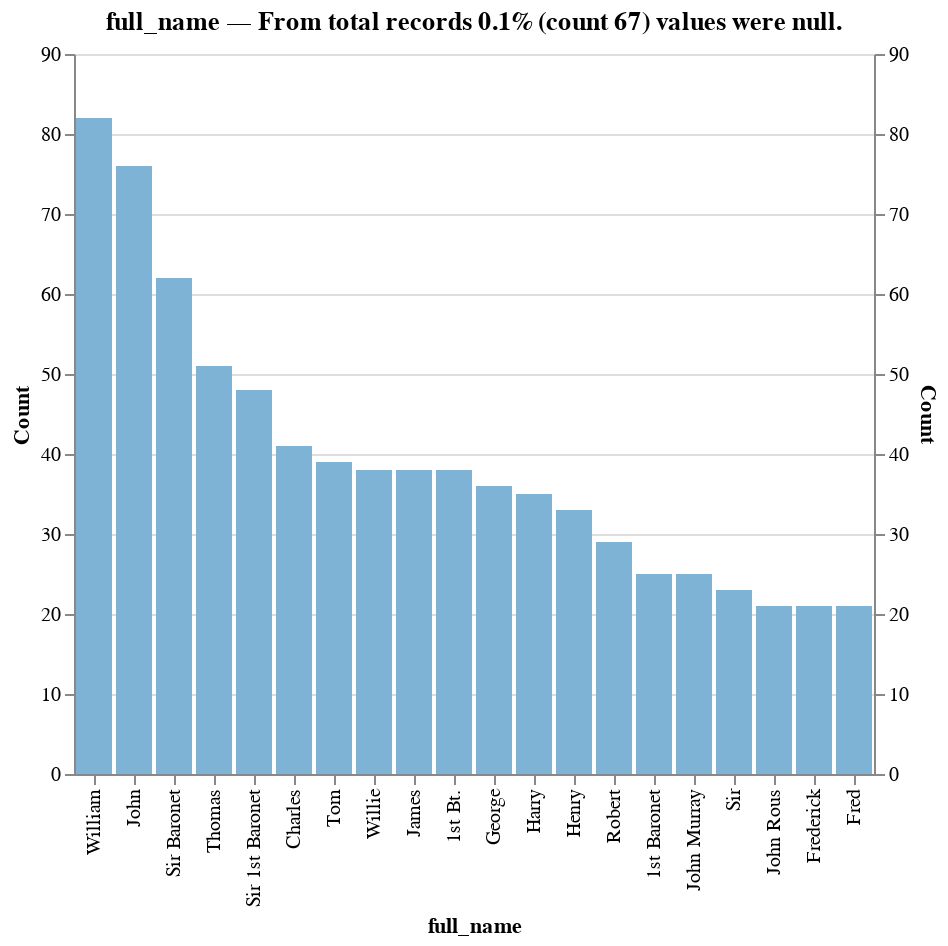
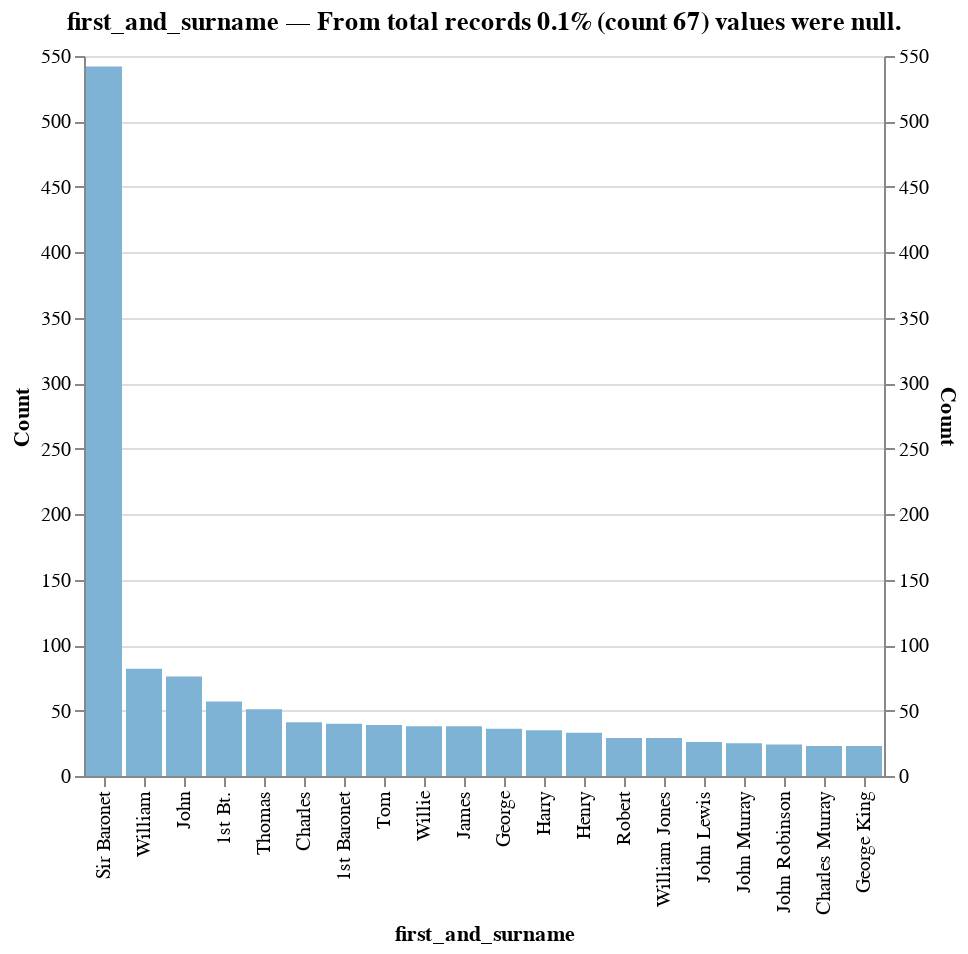
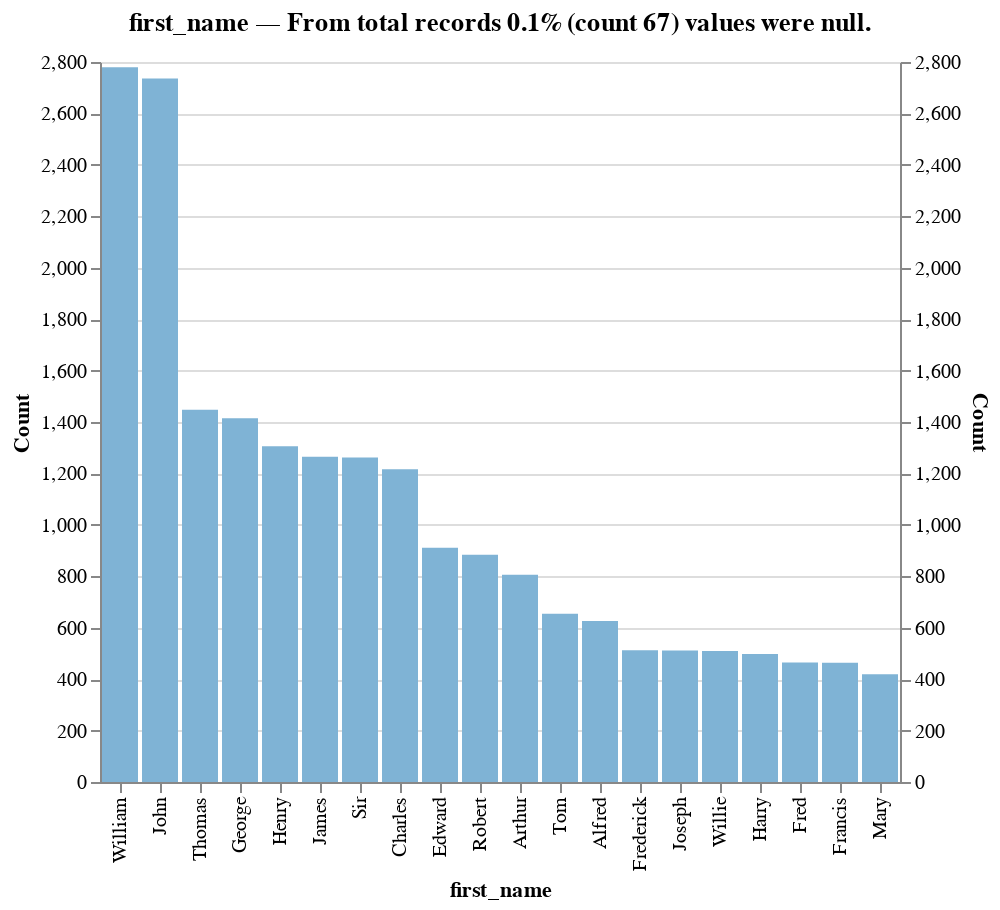
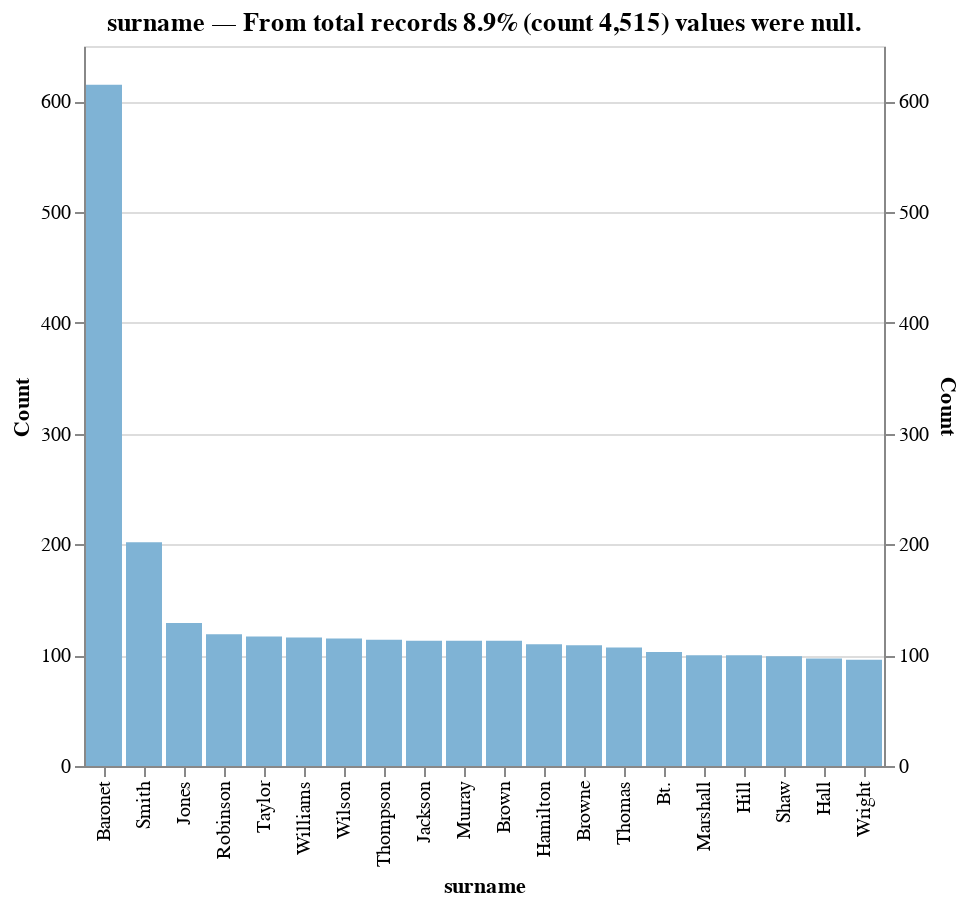

Source (notebook cell) for these figures, in order:
### Code cell
from value_reports import ValueDistributionReport

try:
    results = vd_report.analyze_all_columns(top_n=10, show_individual_plots=True)
    print("📊 Value Distribution Analysis Complete!")
    print(f"✅ Analyzed {len(results)} columns with clean, sanitized data")
except Exception as e:
    print(f"Error during analysis: {str(e)}")
    import traceback
    traceback.print_exc()  # Print full stack trace for debugging

### Figure 1 — Vega-Lite specification as saved in the notebook (floating-point values rounded to 4 significant figures)
{"config": {"view": {"continuousWidth": 300, "continuousHeight": 300}}, "layer": [{"mark": {"type": "bar"}, "encoding": {"color": {"condition": {"param": "param_1", "value": "#1f77b4", "empty": false}, "value": "#7fb3d5"}, "tooltip": [{"field": "full_name", "title": "full_name", "type": "nominal"}, {"field": "Count", "type": "quantitative"}], "x": {"field": "full_name", "sort": "-y", "title": "full_name", "type": "nominal"}, "y": {"field": "Count", "type": "quantitative"}}, "name": "view_1"}, {"mark": {"type": "text", "color": "black", "dy": -5}, "encoding": {"opacity": {"condition": {"param": "show_values", "value": 1.0}, "value": 0.0}, "text": {"field": "Count", "format": ",", "type": "quantitative"}, "x": {"field": "full_name", "sort": "-y", "type": "nominal"}, "y": {"field": "Count", "type": "quantitative"}}}], "data": {"name": "data-d1567cb11be020959474abd12af8716d"}, "height": 360, "params": [{"name": "param_1", "select": {"type": "point", "fields": ["full_name"], "nearest": true, "on": "mouseover"}, "views": ["view_1"]}, {"name": "show_values", "bind": {"input": "checkbox", "name": "Show values"}, "value": false}], "resolve": {"scale": {"y": "independent"}}, "title": "full_name — From total records 0.1% (count 67) values were null.", "$schema": "https://vega.github.io/schema/vega-lite/v5.20.1.json", "datasets": {"data-d1567cb11be020959474abd12af8716d": [{"full_name": "William", "Count": 82}, {"full_name": "John", "Count": 76}, {"full_name": "Sir Baronet", "Count": 62}, {"full_name": "Thomas", "Count": 51}, {"full_name": "Sir 1st Baronet", "Count": 48}, {"full_name": "Charles", "Count": 41}, {"full_name": "Tom", "Count": 39}, {"full_name": "Willie", "Count": 38}, {"full_name": "James", "Count": 38}, {"full_name": "1st Bt.", "Count": 38}, {"full_name": "George", "Count": 36}, {"full_name": "Harry", "Count": 35}, {"full_name": "Henry", "Count": 33}, {"full_name": "Robert", "Count": 29}, {"full_name": "1st Baronet", "Count": 25}, {"full_name": "John Murray", "Count": 25}, {"full_name": "Sir", "Count": 23}, {"full_name": "John Rous", "Count": 21}, {"full_name": "Frederick", "Count": 21}, {"full_name": "Fred", "Count": 21}]}}

### Figure 2 — Vega-Lite specification as saved in the notebook (floating-point values rounded to 4 significant figures)
{"config": {"view": {"continuousWidth": 300, "continuousHeight": 300}}, "layer": [{"mark": {"type": "bar"}, "encoding": {"color": {"condition": {"param": "param_2", "value": "#1f77b4", "empty": false}, "value": "#7fb3d5"}, "tooltip": [{"field": "first_and_surname", "title": "first_and_surname", "type": "nominal"}, {"field": "Count", "type": "quantitative"}], "x": {"field": "first_and_surname", "sort": "-y", "title": "first_and_surname", "type": "nominal"}, "y": {"field": "Count", "type": "quantitative"}}, "name": "view_2"}, {"mark": {"type": "text", "color": "black", "dy": -5}, "encoding": {"opacity": {"condition": {"param": "show_values", "value": 1.0}, "value": 0.0}, "text": {"field": "Count", "format": ",", "type": "quantitative"}, "x": {"field": "first_and_surname", "sort": "-y", "type": "nominal"}, "y": {"field": "Count", "type": "quantitative"}}}], "data": {"name": "data-d38d6739db14ca15c63e0535e8acf48d"}, "height": 360, "params": [{"name": "param_2", "select": {"type": "point", "fields": ["first_and_surname"], "nearest": true, "on": "mouseover"}, "views": ["view_2"]}, {"name": "show_values", "bind": {"input": "checkbox", "name": "Show values"}, "value": false}], "resolve": {"scale": {"y": "independent"}}, "title": "first_and_surname — From total records 0.1% (count 67) values were null.", "$schema": "https://vega.github.io/schema/vega-lite/v5.20.1.json", "datasets": {"data-d38d6739db14ca15c63e0535e8acf48d": [{"first_and_surname": "Sir Baronet", "Count": 542}, {"first_and_surname": "William", "Count": 82}, {"first_and_surname": "John", "Count": 76}, {"first_and_surname": "1st Bt.", "Count": 57}, {"first_and_surname": "Thomas", "Count": 51}, {"first_and_surname": "Charles", "Count": 41}, {"first_and_surname": "1st Baronet", "Count": 40}, {"first_and_surname": "Tom", "Count": 39}, {"first_and_surname": "Willie", "Count": 38}, {"first_and_surname": "James", "Count": 38}, {"first_and_surname": "George", "Count": 36}, {"first_and_surname": "Harry", "Count": 35}, {"first_and_surname": "Henry", "Count": 33}, {"first_and_surname": "Robert", "Count": 29}, {"first_and_surname": "William Jones", "Count": 29}, {"first_and_surname": "John Lewis", "Count": 26}, {"first_and_surname": "John Murray", "Count": 25}, {"first_and_surname": "John Robinson", "Count": 24}, {"first_and_surname": "Charles Murray", "Count": 23}, {"first_and_surname": "George King", "Count": 23}]}}

### Figure 3 — Vega-Lite specification as saved in the notebook (floating-point values rounded to 4 significant figures)
{"config": {"view": {"continuousWidth": 300, "continuousHeight": 300}}, "layer": [{"mark": {"type": "bar"}, "encoding": {"color": {"condition": {"param": "param_3", "value": "#1f77b4", "empty": false}, "value": "#7fb3d5"}, "tooltip": [{"field": "first_name", "title": "first_name", "type": "nominal"}, {"field": "Count", "type": "quantitative"}], "x": {"field": "first_name", "sort": "-y", "title": "first_name", "type": "nominal"}, "y": {"field": "Count", "type": "quantitative"}}, "name": "view_3"}, {"mark": {"type": "text", "color": "black", "dy": -5}, "encoding": {"opacity": {"condition": {"param": "show_values", "value": 1.0}, "value": 0.0}, "text": {"field": "Count", "format": ",", "type": "quantitative"}, "x": {"field": "first_name", "sort": "-y", "type": "nominal"}, "y": {"field": "Count", "type": "quantitative"}}}], "data": {"name": "data-2509a8b443182708e4d55b12d64ab9ff"}, "height": 360, "params": [{"name": "param_3", "select": {"type": "point", "fields": ["first_name"], "nearest": true, "on": "mouseover"}, "views": ["view_3"]}, {"name": "show_values", "bind": {"input": "checkbox", "name": "Show values"}, "value": false}], "resolve": {"scale": {"y": "independent"}}, "title": "first_name — From total records 0.1% (count 67) values were null.", "$schema": "https://vega.github.io/schema/vega-lite/v5.20.1.json", "datasets": {"data-2509a8b443182708e4d55b12d64ab9ff": [{"first_name": "William", "Count": 2780}, {"first_name": "John", "Count": 2736}, {"first_name": "Thomas", "Count": 1448}, {"first_name": "George", "Count": 1415}, {"first_name": "Henry", "Count": 1306}, {"first_name": "James", "Count": 1265}, {"first_name": "Sir", "Count": 1262}, {"first_name": "Charles", "Count": 1216}, {"first_name": "Edward", "Count": 911}, {"first_name": "Robert", "Count": 884}, {"first_name": "Arthur", "Count": 806}, {"first_name": "Tom", "Count": 654}, {"first_name": "Alfred", "Count": 626}, {"first_name": "Frederick", "Count": 512}, {"first_name": "Joseph", "Count": 511}, {"first_name": "Willie", "Count": 509}, {"first_name": "Harry", "Count": 498}, {"first_name": "Fred", "Count": 465}, {"first_name": "Francis", "Count": 464}, {"first_name": "Mary", "Count": 419}]}}

### Figure 4 — Vega-Lite specification as saved in the notebook (floating-point values rounded to 4 significant figures)
{"config": {"view": {"continuousWidth": 300, "continuousHeight": 300}}, "layer": [{"mark": {"type": "bar"}, "encoding": {"color": {"condition": {"param": "param_4", "value": "#1f77b4", "empty": false}, "value": "#7fb3d5"}, "tooltip": [{"field": "surname", "title": "surname", "type": "nominal"}, {"field": "Count", "type": "quantitative"}], "x": {"field": "surname", "sort": "-y", "title": "surname", "type": "nominal"}, "y": {"field": "Count", "type": "quantitative"}}, "name": "view_4"}, {"mark": {"type": "text", "color": "black", "dy": -5}, "encoding": {"opacity": {"condition": {"param": "show_values", "value": 1.0}, "value": 0.0}, "text": {"field": "Count", "format": ",", "type": "quantitative"}, "x": {"field": "surname", "sort": "-y", "type": "nominal"}, "y": {"field": "Count", "type": "quantitative"}}}], "data": {"name": "data-a3beffad600ec47ab3cc5a4fc70a877c"}, "height": 360, "params": [{"name": "param_4", "select": {"type": "point", "fields": ["surname"], "nearest": true, "on": "mouseover"}, "views": ["view_4"]}, {"name": "show_values", "bind": {"input": "checkbox", "name": "Show values"}, "value": false}], "resolve": {"scale": {"y": "independent"}}, "title": "surname — From total records 8.9% (count 4,515) values were null.", "$schema": "https://vega.github.io/schema/vega-lite/v5.20.1.json", "datasets": {"data-a3beffad600ec47ab3cc5a4fc70a877c": [{"surname": "Baronet", "Count": 615}, {"surname": "Smith", "Count": 202}, {"surname": "Jones", "Count": 129}, {"surname": "Robinson", "Count": 119}, {"surname": "Taylor", "Count": 117}, {"surname": "Williams", "Count": 116}, {"surname": "Wilson", "Count": 115}, {"surname": "Thompson", "Count": 114}, {"surname": "Jackson", "Count": 113}, {"surname": "Murray", "Count": 113}, {"surname": "Brown", "Count": 113}, {"surname": "Hamilton", "Count": 110}, {"surname": "Browne", "Count": 109}, {"surname": "Thomas", "Count": 107}, {"surname": "Bt.", "Count": 103}, {"surname": "Marshall", "Count": 100}, {"surname": "Hill", "Count": 100}, {"surname": "Shaw", "Count": 99}, {"surname": "Hall", "Count": 97}, {"surname": "Wright", "Count": 96}]}}
